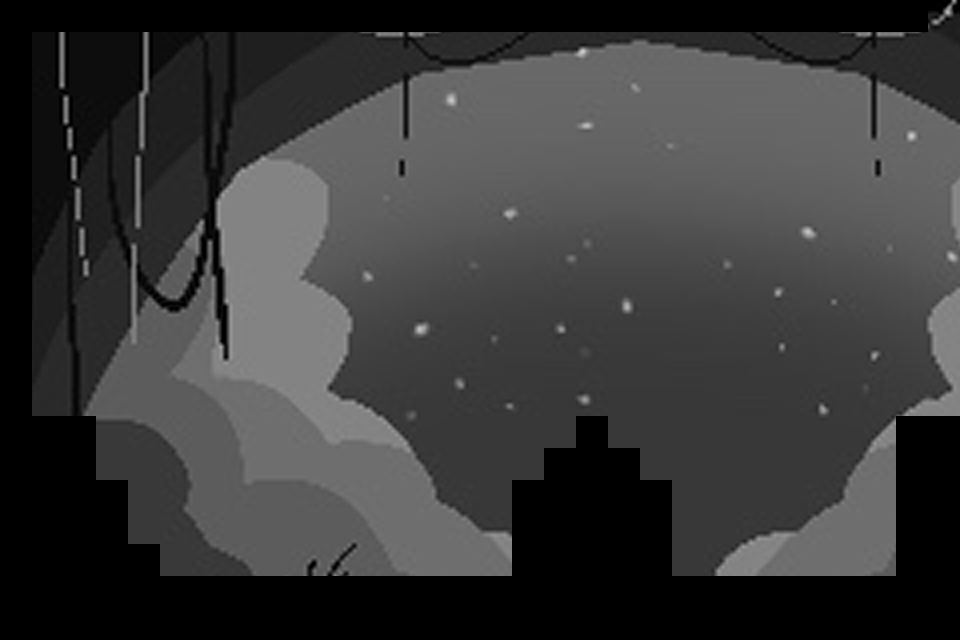

Below is a game level as drawn by its tile map, then a one-line description and the .tmx file that defines it, in full:
An orthogonal 30x20 tile map with 32x32 px tiles, 1 tile layer (Terrain), 1 image layer and 24 objects (11x solid, 8x coin, water, trigger_platform, platform_1_path, ...).

<map version="1.10" tiledversion="1.11.2" orientation="orthogonal" renderorder="right-down" width="30" height="20" tilewidth="32" tileheight="32" infinite="0" nextlayerid="4" nextobjectid="29">
 <tileset firstgid="1" source="../tilesets/all_black.tsx" />
 <imagelayer id="3" name="Background" parallaxx="1.2">
  <image source="../../graphics/result_BGimage.png" width="1138" height="640" />
 </imagelayer>
 <layer id="1" name="Terrain" width="30" height="20">
  <data encoding="csv">
1,1,1,1,1,1,1,1,1,1,1,1,1,1,1,1,1,1,1,1,1,1,1,1,1,1,1,1,1,0,
1,0,0,0,0,0,0,0,0,0,0,0,0,0,0,0,0,0,0,0,0,0,0,0,0,0,0,0,0,0,
1,0,0,0,0,0,0,0,0,0,0,0,0,0,0,0,0,0,0,0,0,0,0,0,0,0,0,0,0,0,
1,0,0,0,0,0,0,0,0,0,0,0,0,0,0,0,0,0,0,0,0,0,0,0,0,0,0,0,0,0,
1,0,0,0,0,0,0,0,0,0,0,0,0,0,0,0,0,0,0,0,0,0,0,0,0,0,0,0,0,0,
1,0,0,0,0,0,0,0,0,0,0,0,0,0,0,0,0,0,0,0,0,0,0,0,0,0,0,0,0,0,
1,0,0,0,0,0,0,0,0,0,0,0,0,0,0,0,0,0,0,0,0,0,0,0,0,0,0,0,0,0,
1,0,0,0,0,0,0,0,0,0,0,0,0,0,0,0,0,0,0,0,0,0,0,0,0,0,0,0,0,0,
1,0,0,0,0,0,0,0,0,0,0,0,0,0,0,0,0,0,0,0,0,0,0,0,0,0,0,0,0,0,
1,0,0,0,0,0,0,0,0,0,0,0,0,0,0,0,0,0,0,0,0,0,0,0,0,0,0,0,0,0,
1,0,0,0,0,0,0,0,0,0,0,0,0,0,0,0,0,0,0,0,0,0,0,0,0,0,0,0,0,0,
1,0,0,0,0,0,0,0,0,0,0,0,0,0,0,0,0,0,0,0,0,0,0,0,0,0,0,0,0,0,
1,0,0,0,0,0,0,0,0,0,0,0,0,0,0,0,0,0,0,0,0,0,0,0,0,0,0,0,0,0,
1,1,1,0,0,0,0,0,0,0,0,0,0,0,0,0,0,0,1,0,0,0,0,0,0,0,0,0,1,1,
1,1,1,0,0,0,0,0,0,0,0,0,0,0,0,0,0,1,1,1,0,0,0,0,0,0,0,0,1,1,
1,1,1,1,0,0,0,0,0,0,0,0,0,0,0,0,1,1,1,1,1,0,0,0,0,0,0,0,1,1,
1,1,1,1,0,0,0,0,0,0,0,0,0,0,0,0,1,1,1,1,1,0,0,0,0,0,0,0,1,1,
1,1,1,1,1,0,0,0,0,0,0,0,0,0,0,0,1,1,1,1,1,0,0,0,0,0,0,0,1,1,
1,1,1,1,1,1,1,1,1,1,1,1,1,1,1,1,1,1,1,1,1,1,1,1,1,1,1,1,1,1,
1,1,1,1,1,1,1,1,1,1,1,1,1,1,1,1,1,1,1,1,1,1,1,1,1,1,1,1,1,1
</data>
 </layer>
 <objectgroup id="2" name="Objects">
  <object id="3" name="acid_1" type="water" x="96" y="448" width="802" height="160">
   <properties>
    <property name="damage" type="int" value="1" />
    <property name="jump_mod" type="float" value="0.3" />
    <property name="swim_speed" type="float" value="0.5" />
   </properties>
  </object>
  <object id="5" name="platform_1" type="trigger_platform" x="128" y="384" width="64" height="34">
   <properties>
    <property name="loop" type="bool" value="false" />
    <property name="path_id" value="platform_1_path" />
    <property name="speed" type="float" value="40" />
    <property name="triggered" type="bool" value="false" />
   </properties>
  </object>
  <object id="7" name="platform_1_path" x="128" y="384">
   <polyline points="0,0 92.25,0 320,0" />
  </object>
  <object id="11" name="platform_2" type="solid" x="704" y="416" width="128" height="32" />
  <object id="13" name="player" type="player_spawn" x="64" y="96">
   <point />
  </object>
  <object id="17" name="solid" type="solid" x="0" y="0" width="32" height="608" />
  <object id="18" name="solid" type="solid" x="32" y="416" width="64" height="192" />
  <object id="19" name="solid" type="solid" x="96" y="480" width="32" height="128" />
  <object id="20" name="solid" type="solid" x="128" y="544" width="32" height="64" />
  <object id="21" name="solid" type="solid" x="160" y="576" width="800" height="32" />
  <object id="22" name="solid" type="solid" x="512" y="480" width="160" height="96" />
  <object id="24" name="solid" type="solid" x="544" y="448" width="96" height="32" />
  <object id="25" name="solid" type="solid" x="576" y="416" width="32" height="32" />
  <object id="26" name="solid" type="solid" x="896" y="416" width="64" height="160" />
  <object id="27" name="level_end" type="trigger" x="928" y="0" width="32" height="416" />
  <object id="28" name="solid" type="solid" x="32" y="0" width="896" height="32" />
  <object id="29" name="coin" type="coin" x="160" y="544" width="32" height="32">
 <properties>
   <property name="value" type="int" value="1" />
 </properties>
</object>
<object id="30" name="coin" type="coin" x="224" y="544" width="32" height="32">
 <properties>
   <property name="value" type="int" value="1" />
 </properties>
</object>
<object id="31" name="coin" type="coin" x="288" y="544" width="32" height="32">
 <properties>
   <property name="value" type="int" value="1" />
 </properties>
</object>
<object id="32" name="coin" type="coin" x="352" y="544" width="32" height="32">
 <properties>
   <property name="value" type="int" value="1" />
 </properties>
</object>
<object id="33" name="coin" type="coin" x="416" y="544" width="32" height="32">
 <properties>
   <property name="value" type="int" value="1" />
 </properties>
</object>
<object id="34" name="coin" type="coin" x="480" y="480" width="32" height="32">
 <properties>
   <property name="value" type="int" value="1" />
 </properties>
</object>
<object id="35" name="coin" type="coin" x="544" y="416" width="32" height="32">
 <properties>
   <property name="value" type="int" value="1" />
 </properties>
</object>
<object id="36" name="coin" type="coin" x="608" y="384" width="32" height="32">
 <properties>
   <property name="value" type="int" value="1" />
 </properties>
</object>
 </objectgroup>
</map>
